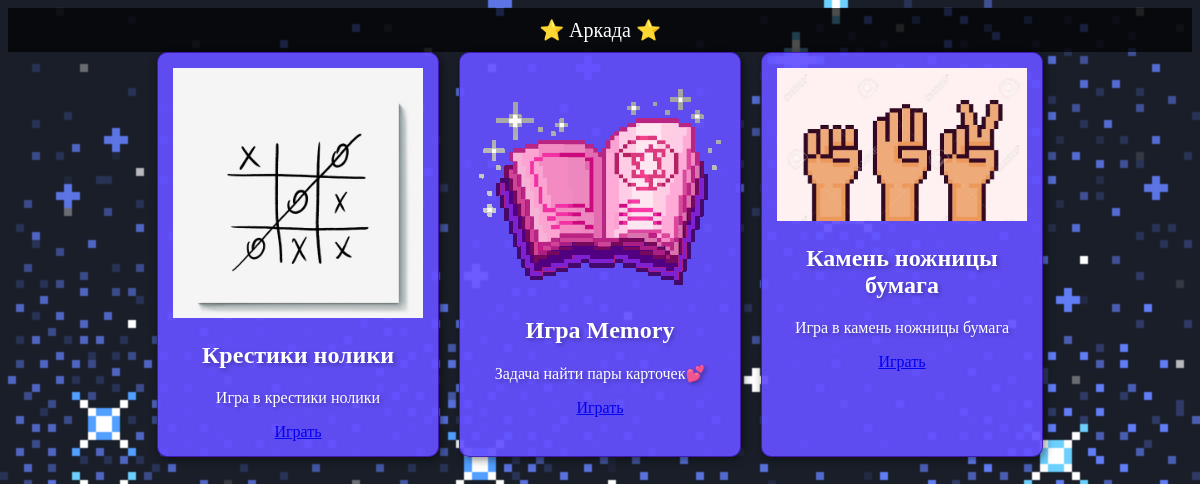
/, run on an earlier commit of the app's database.
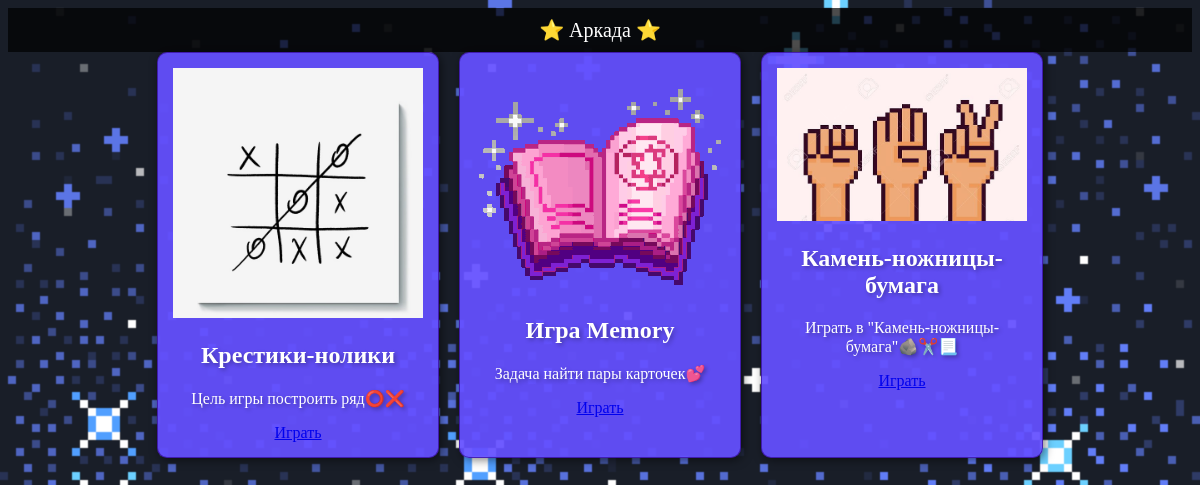
And on a later commit of the database.
### games/models.py (models this page shows, shortened)
class Game(models.Model):
    title = models.CharField(max_length=100)
    description = models.TextField()
    image = models.ImageField(upload_to='game_images/', null=True, blank=True)
    identifier = models.CharField(max_length=100)  # Add this field
    script_file = models.CharField(max_length=200, help_text="Path to game file in /static/code/")

### games/views.py (the view)
# urls.py: 2. Add a URL to urlpatterns:  path('', views.home, name='home')
def home(request):
    games = Game.objects.all()
    return render(request, "games/home.html", {"games": games})

### games/templates/games/home.html
{% extends "base.html" %}
{% block content %}
<div class="game-list">
    {% for game in games %}
    <div class="game-card">
        <img src="{{ game.image.url }}" alt="{{ game.title }}">
        <h2>{{ game.title }}</h2>
        <p>{{ game.description }}</p>
        <a href="{% url 'play_game' game.identifier %}">Играть</a>
    </div>
    {% endfor %}
</div>
{% endblock %}

What changed in the data, as far as the page shows it:
changed Game: title "Крестики нолики" → "Крестики-нолики"; description "Игра в крестики нолики" → "Цель игры построить ряд⭕❌"
changed Game: title "Камень ножницы бумага" → "Камень-ножницы-бумага"; description "Игра в камень ножницы бумага" → "Играть в \"Камень-ножницы-бумага\"🪨✂️📃"
